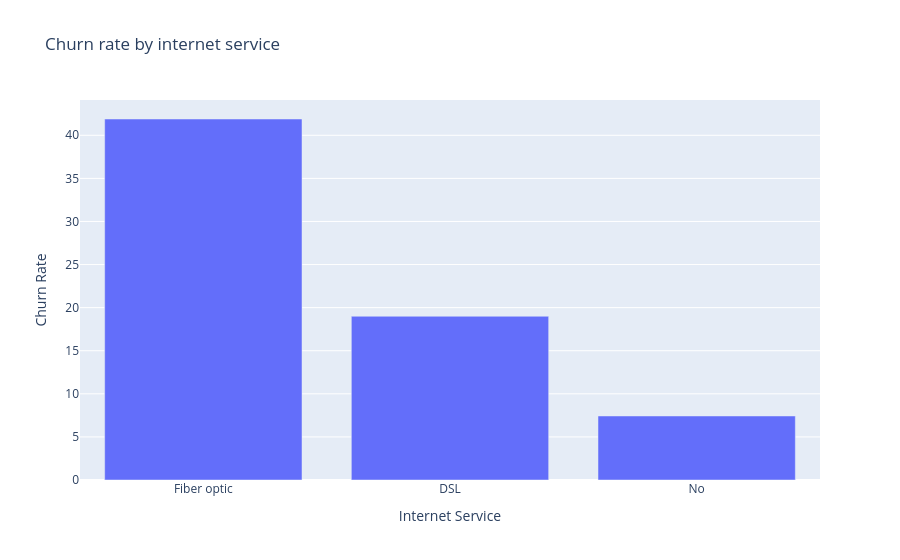

The code cell stored with this chart in its notebook:
### Code cell
conn = psycopg2.connect(CONN_STRING)
cur = conn.cursor()
cur.execute("""SELECT services.internet_service , COUNT(*) AS number_of_customers , ROUND(AVG(customers.churn) * 100, 2) AS churn_rate
FROM customers JOIN services
ON customers.customer_id = services.customer_id
GROUP BY services.internet_service
ORDER BY churn_rate DESC""")
rows = cur.fetchall()
df = pd.DataFrame(rows, columns=['Internet Service', 'Customers', 'Churn Rate'])
print(df)
cur.close()
conn.close()

chart3 = px.bar(df, "Internet Service", "Churn Rate", title="Churn rate by internet service")
chart3.show()

### Figure 1 — Plotly figure (JSON) as saved in the notebook; plotly's stock layout.template omitted (floating-point values rounded to 4 significant figures)
{"data": [{"hovertemplate": "Internet Service=%{x}<br>Churn Rate=%{y}<extra></extra>", "legendgroup": "", "marker": {"color": "#636efa", "pattern": {"shape": ""}}, "name": "", "orientation": "v", "showlegend": false, "textposition": "auto", "type": "bar", "x": ["Fiber optic", "DSL", "No"], "xaxis": "x", "y": [41.89, 19, 7.43], "yaxis": "y"}], "layout": {"barmode": "relative", "legend": {"tracegroupgap": 0}, "title": {"text": "Churn rate by internet service"}, "xaxis": {"anchor": "y", "domain": [0, 1], "title": {"text": "Internet Service"}}, "yaxis": {"anchor": "x", "domain": [0, 1], "title": {"text": "Churn Rate"}}}}
